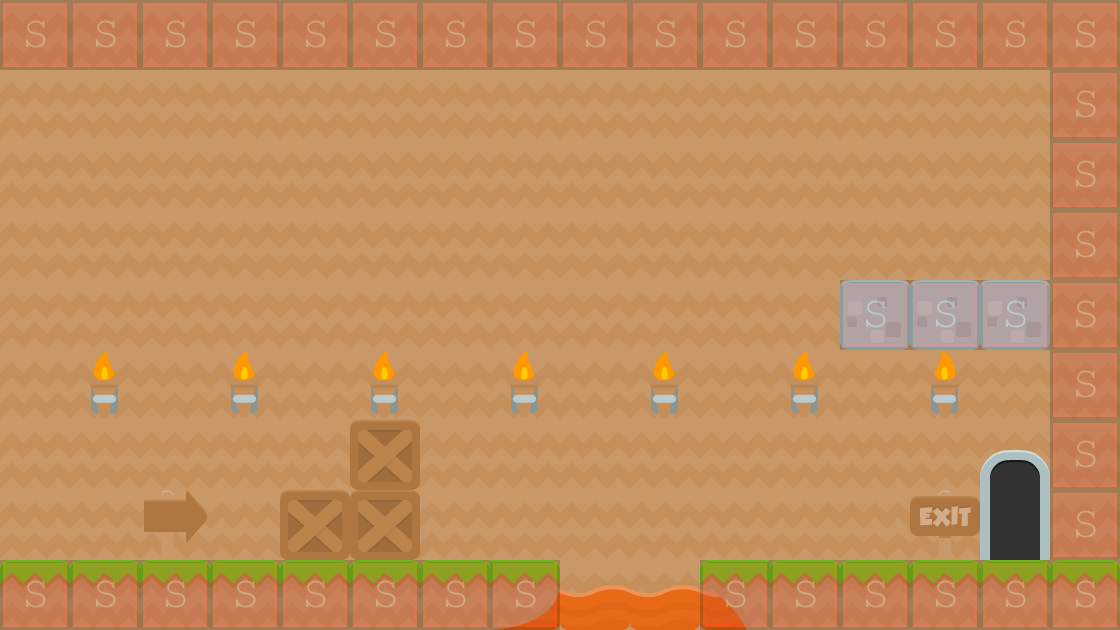

A level layout from a 2D game, rendered from its tile map. Below: a short description, then the map file with tile-grid data replaced by summaries:
An orthogonal 16x9 tile map with 70x70 px tiles, 5 tile layers (background3, background2, background1, collision, ...), 2 tilesets and 3 objects (levelTrigger, BadGuy, Mushroom).

<map version="1.0" orientation="orthogonal" renderorder="right-down" width="16" height="9" tilewidth="70" tileheight="70" backgroundcolor="#23b3f0">
 <properties>
  <property name="xspawn" value="" />
 </properties>
 <tileset firstgid="1" name="background-tiles" tilewidth="70" tileheight="70">
  <image source="../img/background-tiles.png" width="910" height="910" />
 </tileset>
 <tileset firstgid="170" name="meta-tiles" tilewidth="70" tileheight="70">
  <image source="../img/meta-tiles.png" width="350" height="70" />
  <tile id="4">
   <properties>
    <property name="type" value="solid" />
   </properties>
  </tile>
 </tileset>
 <layer name="background3" width="16" height="9">
  <data>[144 cells, 144 non-empty, 1 distinct tile ids]</data>
 </layer>
 <layer name="background2" width="16" height="9">
  <data>[144 cells, 144 non-empty, 2 distinct tile ids]</data>
 </layer>
 <layer name="background1" width="16" height="9">
  <data>[144 cells, 28 non-empty, 9 distinct tile ids]</data>
 </layer>
 <layer name="collision" width="16" height="9" opacity="0.19">
  <data>[144 cells, 40 non-empty, 1 distinct tile ids]</data>
 </layer>
 <objectgroup name="trigger-entities">
  <properties>
   <property name="xSpawn" value="400" />
   <property name="ySpawn" value="0" />
  </properties>
  <object name="levelTrigger" x="972" y="430" width="78" height="134">
   <properties>
    <property name="level" value="carterlevel02" />
   </properties>
  </object>
 </objectgroup>
 <layer name="foreground1" width="16" height="9">
  <data>[144 cells, 5 non-empty, 3 distinct tile ids]</data>
 </layer>
 <objectgroup name="EnemyEntities">
  <object name="BadGuy" x="696" y="520" width="142" height="36" />
 </objectgroup>
 <objectgroup name="CollectableEntities">
  <object name="Mushroom" x="286" y="494" width="58" height="64" />
 </objectgroup>
</map>
